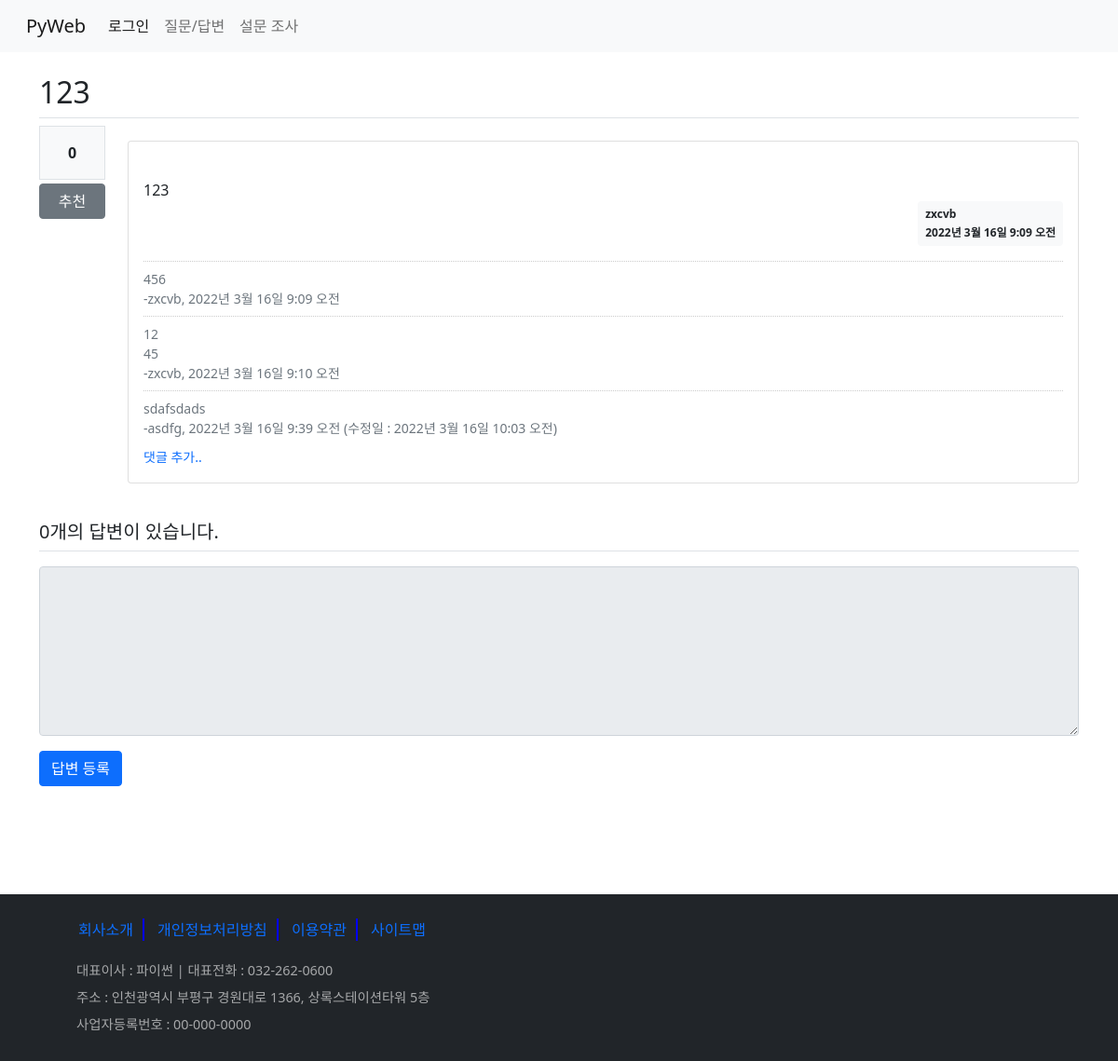
The page /board/34/ on the database its author committed.
### board/models.py (models this page shows, shortened)
class Question(models.Model):
    subject = models.CharField(max_length=200)
    content = models.TextField()
    create_date = models.DateTimeField()                                                            # 반드시 있어야 함(NOT NULL)
    modify_date = models.DateTimeField(null=True, blank=True)                                       # null 허용, blank - 폼 데이터 null
    author = models.ForeignKey(User, on_delete=models.CASCADE, related_name='author_question')      # user의 username과 외래키 설정
    voter = models.ManyToManyField(User, related_name='voter_question')                             # 추천수 - 다대다 관계

class Comment(models.Model):
    content = models.TextField()                                        # 댓글 내용
    create_date = models.DateTimeField()                                # 댓글 작성일
    modify_date = models.DateTimeField(null=True, blank=True)           # 댓글 수정일
    author = models.ForeignKey(User, on_delete=models.CASCADE)          # 외래키 - 댓글 글쓴이
    question = models.ForeignKey(Question, null=True, blank=True,
                                 on_delete=models.CASCADE)              # 댓글이 달린 질문, 없어도 되므로 null, blank 추가
    answer = models.ForeignKey(Answer, null=True, blank=True,
                               on_delete=models.CASCADE)                # 댓글이 달린 답변

### board/views/base_views.py (the view)
# urls.py: path('<int:question_id>/', base_views.detail, name='detail'),    # 127.0.0.1:8000/board/1/
def detail(request, question_id):
    question = get_object_or_404(Question, pk=question_id)      # url 경로 오류 처리(오류 대신 Page not found (404) 출력)
    context = {'question':question}
    return render(request, 'board/detail.html', context)

### templates/board/detail.html (shortened to what this page needs)
{% extends 'base.html' %}
{% block content %}
    <div class="container my-3">
       <h2 class="border-bottom py-2">{{ question.subject }}</h2>
        <div class="row">
            <div class="col-1">
                <div class="bg-light text-center border p-3 font-weight-bolder">
                     {{ question.voter.count }}
                </div>
                <a href="#" data-uri="{% url 'board:vote_question' question.id %}"
                   class="recommend btn btn-secondary btn-block my-1">추천</a>
            </div>
            <div class="col-11">
                <div class="card my-3">
                    <div class="card-body">
                        <div class="card-text" style="white-space:pre-line">
                            {{ question.content }}
                        </div>
                        <div class="d-flex justify-content-end">
                            <div class="badge badge-light text-dark p-2 text-left">
                                <div class="mb-2">{{ question.author }}</div>
                                <div>{{ question.create_date }}</div>
                            </div>
                        </div>
                        <div class="mt-3">
                            {% for comment in question.comment_set.all %}
                            <div class="comment text-muted py-2 small">
                                <span style="white-space: pre-line;">{{ comment.content }}</span><br>
                                <span>
                                    -{{ comment.author }}, {{ comment.create_date }}
                                    {% if comment.modify_date %}
                                    (수정일 : {{ comment.modify_date }})
                                    {% endif %}
                                </span>
                            </div>
                            {% endfor %}
                        </div>
                        <div>
                            <a href="{% url 'board:comment_create_question' question.id %}"
                            class="text-decoration-none small">댓글 추가..</a>
                        </div>
                    </div>
                </div>
            </div>
        </div>
        <h5 class="border-bottom my-3 py-2">
            {{ question.answer_set.count }}개의 답변이 있습니다.
        </h5>
        <form action="{% url 'board:answer_create' question.id %}" method="post">
            <div class="form-group">
                <textarea name="content" rows="7" cols="60" class="form-control"
                        {% if not user.is_authenticated %} disabled {% endif %}></textarea>
            </div>
            <input type="submit" value="답변 등록" class="btn btn-primary">
        </form>
    <div class="detail"></div>
    </div>
{% endblock %}

### static/board/css/style.css (style rules this page uses)
.detail { height: 100px; }
.comment { border-top: 1px dotted #ccc }

### rows shown on the page
Question: subject "123", voter.count "0", content "123", author "zxcvb", create_date "2022년 3월 16일 9:09 오전", answer_set.count "0"
Comment: content "456", author "zxcvb", create_date "2022년 3월 16일 9:09 오전"
Comment: content "12 45", author "zxcvb", create_date "2022년 3월 16일 9:10 오전"
Comment: content "sdafsdads", author "asdfg", create_date "2022년 3월 16일 9:39 오전", modify_date "2022년 3월 16일 10:03 오전"
